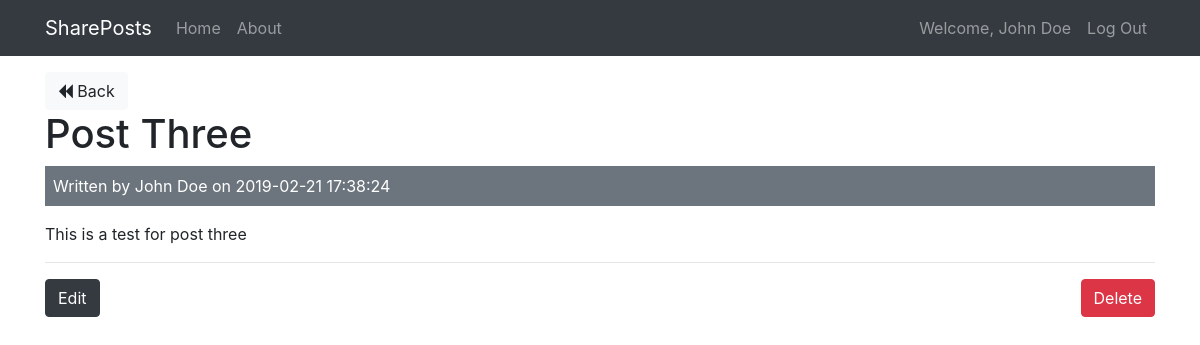
The app's page /posts/show/3 (signed in) with its own data.
### tables this page shows
CREATE TABLE IF NOT EXISTS `posts` (
  `id` int(11) NOT NULL AUTO_INCREMENT,
  `user_id` int(11) NOT NULL,
  `title` varchar(255) NOT NULL,
  `body` text NOT NULL,
  `created_at` datetime NOT NULL DEFAULT CURRENT_TIMESTAMP,
  PRIMARY KEY (`id`)
);

CREATE TABLE IF NOT EXISTS `users` (
  `id` int(11) NOT NULL AUTO_INCREMENT,
  `name` varchar(255) NOT NULL,
  `email` varchar(255) NOT NULL,
  `password` varchar(255) NOT NULL,
  `created_at` datetime NOT NULL DEFAULT CURRENT_TIMESTAMP,
  PRIMARY KEY (`id`)
);

### app/controllers/Posts.php (called while the page is built, shortened)
<?php
class Posts extends Controller
{
	public function __construct()
	{
		$this->postModel = $this->model('Post');
		$this->userModel = $this->model('User');
	}
	public function show($id)
	{
		$post = $this->postModel->getPostById($id);
		$user = $this->userModel->getUserById($post->user_id);
		$data = [
			'post' => $post,
			'user' => $user
		];
		$this->view('posts/show', $data);
	}
}

### app/libraries/Core.php (called while the page is built, shortened)
<?php
class Core
{
	protected $currentMethod = 'index';
	public function __construct()
	{
		$url = $this->getUrl();
		if (file_exists('../app/controllers/' . ucwords($url[0]) . '.php'))
		{
			unset($url[0]);
		}
		$this->currentController = new $this->currentController;
		if (isset($url[1]))
		{
			if (method_exists($this->currentController, $url[1]))
			{
				$this->currentMethod = $url[1];
				unset($url[1]);
			}
		}
		$this->params = $url ? array_values($url) : [];
		call_user_func_array([$this->currentController, $this->currentMethod], $this->params);
	}
	public function getUrl()
	{
		if (isset($_GET['url']))
		{
			$url = rtrim($_GET['url'], '/');
			$url = filter_var($url, FILTER_SANITIZE_URL);
			$url = explode('/', $url);
			return $url;
		}
	}
}

### public/index.php (called while the page is built, shortened)
<?php
$init = new Core;

### app/libraries/Database.php (called while the page is built, shortened)
<?php
class Database
{
	private $host = DB_HOST;
	private $user = DB_USER;
	private $pass = DB_PASS;
	private $name = DB_NAME;
	private $db_handler;
	private $stmt;
	public function __construct()
	{
		$dsn = 'mysql:host=' . $this->host . ';dbname=' . $this->name;
		$options = [
			PDO::ATTR_PERSISTENT => true,
			PDO::ATTR_ERRMODE => PDO::ERRMODE_EXCEPTION,
		];
		try
		{
			$this->db_handler = new PDO($dsn, $this->user, $this->pass, $options);
		}
		catch(PDOException $e)
		{
			$this->error = $e->getMessage();
			echo $this->error;
		}
	}
	public function query($sql)
	{
		$this->stmt = $this->db_handler->prepare($sql);
	}
	public function bind($param, $value, $type = null)
	{
		if (is_null($type))
		{
			switch (true)
			{
				default:
					$type = PDO::PARAM_STR;
			}
		}
		$this->stmt->bindValue($param, $value, $type);
	}
	public function execute()
	{
		return $this->stmt->execute();
	}
	public function single()
	{
		$this->execute();
		return $this->stmt->fetch(PDO::FETCH_OBJ);
	}
}

### app/models/Post.php (called while the page is built, shortened)
<?php
class Post
{
	private $db;
	public function __construct()
	{
		$this->db = new Database;
	}
	public function getPostById($id)
	{
		$this->db->query('SELECT * FROM posts WHERE id = :id');
		$this->db->bind(':id', $id);
		$row = $this->db->single();
		return $row;
	}
}

### app/models/User.php (called while the page is built, shortened)
<?php
class User
{
	private $db;
	public function __construct()
	{
		$this->db = new Database;
	}
	public function getUserById($id)
	{
		$this->db->query('SELECT * FROM users WHERE id = :id');
		$this->db->bind(':id', $id);
		$row = $this->db->single();
		return $row;
	}
}

### app/views/posts/show.php (the view)
<?php require APPROOT . '/views/inc/header.php'; ?>
<a href="<?= URLROOT; ?>/posts" class="btn btn-light">
	<i class="fa fa-backward"></i> Back
</a>
<br>
<h1> <?= $data['post']->title; ?> </h1>
<div class="bg-secondary text-white p-2 mb-3">
	Written by <?= $data['user']->name; ?> on <?= $data['post']->created_at; ?>
</div>
<p>
	<?= $data['post']->body; ?>
</p>
<?php if ($data['post']->user_id === $_SESSION['user_id']) : ?>
	<hr>
	<a href="<?= URLROOT; ?>/posts/edit/<?= $data['post']->id; ?>" class="btn btn-dark">
		Edit
	</a>
	<form class="pull-right" action="<?= URLROOT; ?>/posts/delete/<?= $data['post']->id; ?>" method="post">
		<input type="submit" value="Delete" class="btn btn-danger">
	</form>
<?php endif; ?>
<?php require APPROOT . '/views/inc/footer.php'; ?>

### public/css/style.css (style rules this page uses)
html { font-family: sans-serif; }

### records on screen
posts: title "Post Three", created_at "2019-02-21 17:38:24", body "This is a test for post three"
users: name "John Doe"

### other values on screen
SITENAME "SharePosts"
$_SESSION['user_name'] "John Doe"
